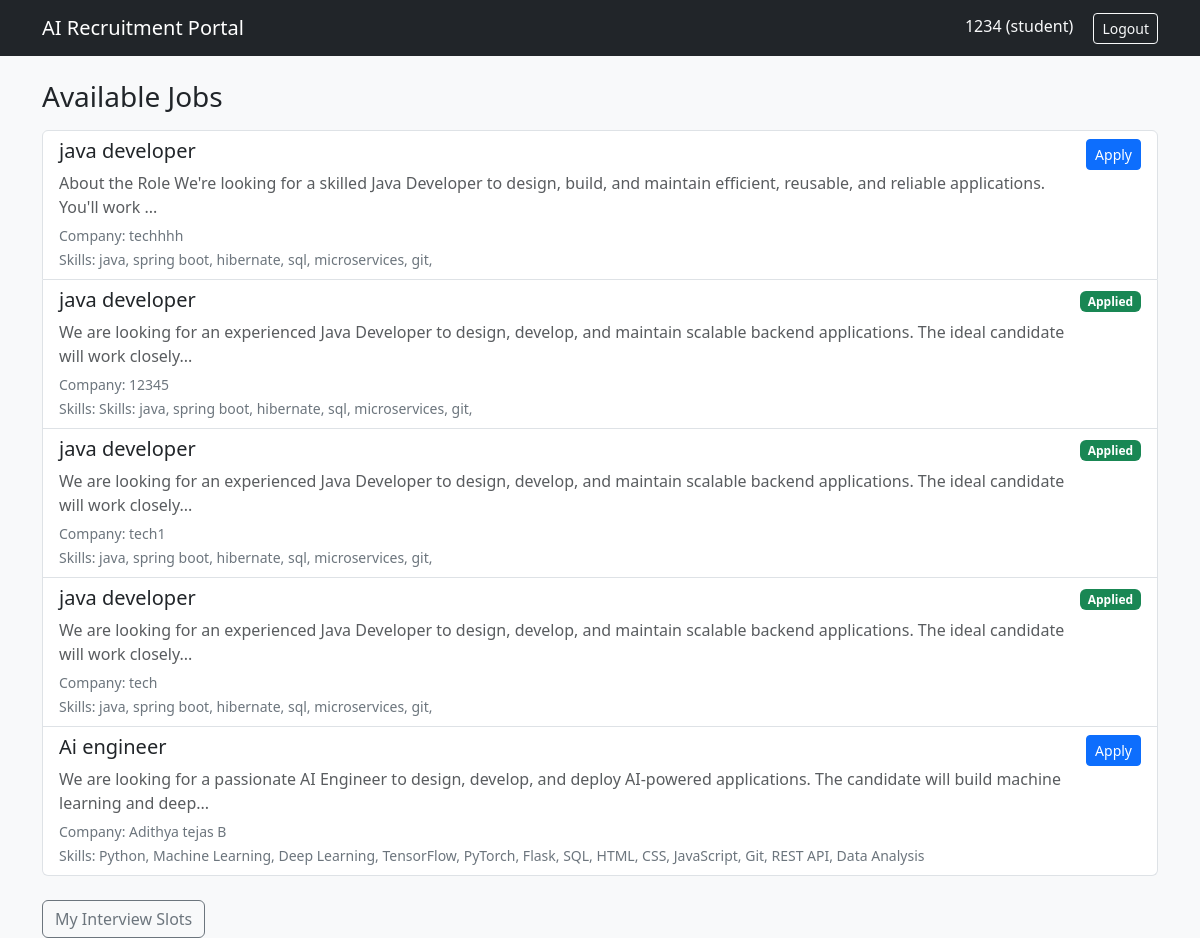
The page /student/dashboard (signed in) on the database its author committed.
### tables this page shows
CREATE TABLE jobs (
            id INTEGER PRIMARY KEY AUTOINCREMENT,
            company_id INTEGER NOT NULL,
            title TEXT NOT NULL,
            description TEXT NOT NULL,
            required_skills TEXT,
            created_at TIMESTAMP DEFAULT CURRENT_TIMESTAMP,
            FOREIGN KEY (company_id) REFERENCES users(id)
        );

CREATE TABLE users (
            id INTEGER PRIMARY KEY AUTOINCREMENT,
            username TEXT UNIQUE NOT NULL,
            password TEXT NOT NULL,
            role TEXT NOT NULL CHECK (role IN ('student', 'company')),
            full_name TEXT,
            created_at TIMESTAMP DEFAULT CURRENT_TIMESTAMP
        );

### app.py (the view)
        def wrapper(*args, **kwargs):
            if "user_id" not in session:
                flash("Please log in first.")
                return redirect(url_for("login"))
            if role and session.get("role") != role:
                flash("You don't have access to that page.")
                return redirect(url_for("dashboard"))
            return f(*args, **kwargs)

### app.py (called while the page is built)
def login_required(role=None):
    def decorator(f):
        def wrapper(*args, **kwargs):
            if "user_id" not in session:
                flash("Please log in first.")
                return redirect(url_for("login"))
            if role and session.get("role") != role:
                flash("You don't have access to that page.")
                return redirect(url_for("dashboard"))
            return f(*args, **kwargs)
        wrapper.__name__ = f.__name__
        return wrapper
    return decorator

@app.route("/student/dashboard")
@login_required(role="student")
def student_dashboard():
    conn = get_connection()
    jobs = conn.execute("""
        SELECT jobs.*, users.full_name AS company_name
        FROM jobs
        JOIN users ON jobs.company_id = users.id
        ORDER BY jobs.created_at DESC
    """).fetchall()
    my_applications = conn.execute(
        "SELECT job_id FROM applications WHERE student_id = ?",
        (session["user_id"],),
    ).fetchall()
    applied_job_ids = {row["job_id"] for row in my_applications}
    conn.close()
    return render_template("student_dashboard.html", jobs=jobs, applied_job_ids=applied_job_ids)

### database.py (called while the page is built)
def get_connection():
    conn = sqlite3.connect(DB_PATH)
    conn.row_factory = sqlite3.Row
    conn.execute("PRAGMA foreign_keys = ON")
    return conn

### templates/student_dashboard.html (shortened to what this page needs)
{% extends "base.html" %}
{% block content %}
<h3 class="mb-3">Available Jobs</h3>
{% if jobs %}
<div class="list-group">
    {% for job in jobs %}
    <div class="list-group-item">
        <div class="d-flex justify-content-between align-items-start">
            <div>
                <h5>{{ job.title }}</h5>
                <p class="mb-1 text-muted">{{ job.description[:150] }}{% if job.description|length > 150 %}...{% endif %}</p>
                <small class="text-secondary">Company: {{ job.company_name }}</small><br>
                <small class="text-secondary">Skills: {{ job.required_skills }}</small>
            </div>
            <div>
                {% if job.id in applied_job_ids %}
                    <span class="badge bg-success">Applied</span>
                {% else %}
                    <a href="{{ url_for('apply_job', job_id=job.id) }}" class="btn btn-sm btn-primary">Apply</a>
                {% endif %}
            </div>
        </div>
    </div>
    {% endfor %}
</div>
{% else %}
<p class="text-muted">No jobs posted yet.</p>
{% endif %}
<div class="mt-4">
    <a href="{{ url_for('student_interviews') }}" class="btn btn-outline-secondary">My Interview Slots</a>
</div>
{% endblock %}

### templates/base.html (shortened to what this page needs)
<!DOCTYPE html>
<html lang="en">
<head>
    <link href="https://cdn.jsdelivr.net/npm/bootstrap@5.3.3/dist/css/bootstrap.min.css" rel="stylesheet">
</head>
<body class="bg-light">
    <nav class="navbar navbar-expand navbar-dark bg-dark mb-4">
        <div class="container">
            <a class="navbar-brand" href="{{ url_for('dashboard') }}">AI Recruitment Portal</a>
            <div>
                {% if session.get('user_id') %}
                    <span class="text-light me-3">{{ session.get('full_name') }} ({{ session.get('role') }})</span>
                    <a class="btn btn-outline-light btn-sm" href="{{ url_for('logout') }}">Logout</a>
                {% else %}
                    <a class="btn btn-outline-light btn-sm me-2" href="{{ url_for('login') }}">Login</a>
                    <a class="btn btn-light btn-sm" href="{{ url_for('register') }}">Register</a>
                {% endif %}
            </div>
        </div>
    </nav>
    <div class="container">
        {% block content %}{% endblock %}
    </div>
</body>
</html>

### rows shown on the page
jobs: title "java developer", description "About the Role We're looking for a skilled Java Developer to design, build, and maintain efficient, reusable, and reliable applications. You'll work", company_name "techhhh", required_skills "java, spring boot, hibernate, sql, microservices, git,"
jobs: title "java developer", description "We are looking for an experienced Java Developer to design, develop, and maintain scalable backend applications. The ideal candidate will work closely", company_name "12345", required_skills "Skills: java, spring boot, hibernate, sql, microservices, git,", shows "Applied"
jobs: title "java developer", description "We are looking for an experienced Java Developer to design, develop, and maintain scalable backend applications. The ideal candidate will work closely", company_name "tech1", required_skills "java, spring boot, hibernate, sql, microservices, git,", shows "Applied"
jobs: title "java developer", description "We are looking for an experienced Java Developer to design, develop, and maintain scalable backend applications. The ideal candidate will work closely", company_name "tech", required_skills "java, spring boot, hibernate, sql, microservices, git,", shows "Applied"
jobs: title "Ai engineer", description "We are looking for a passionate AI Engineer to design, develop, and deploy AI-powered applications. The candidate will build machine learning and deep", company_name "Adithya tejas B", required_skills "Python, Machine Learning, Deep Learning, TensorFlow, PyTorch, Flask, SQL, HTML, CSS, JavaScript, Git, REST API, Data Analysis"

### other values the page prints
{{ session.get('full_name') }} "1234"
{{ session.get('role') }} "student"
